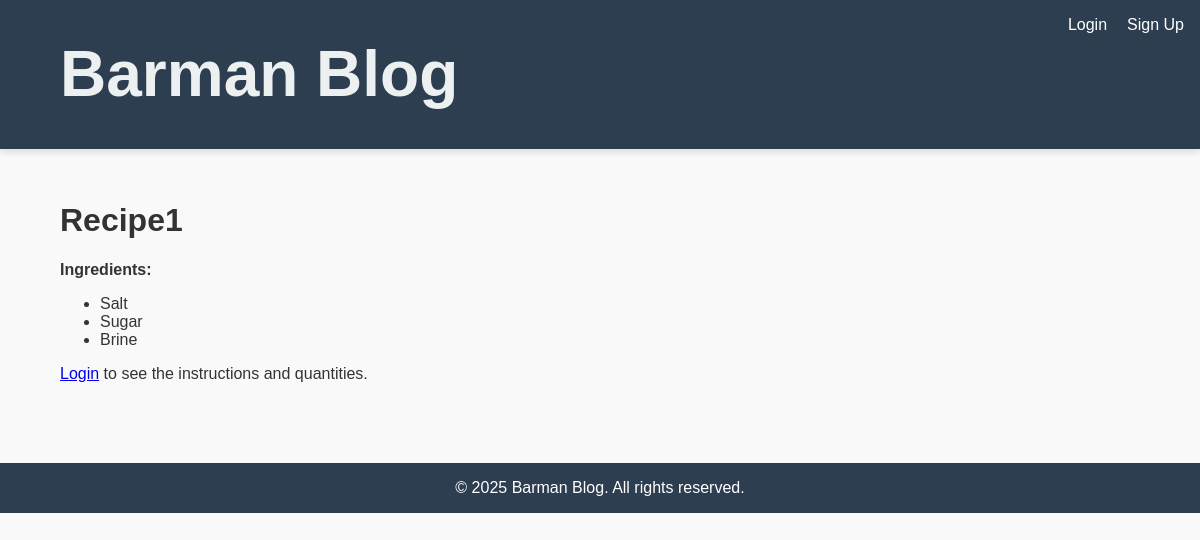
The page /recipes/2/ on the database its author committed.
### recipes/models.py (models this page shows, shortened)
class Recipe(models.Model):
    title = models.CharField(max_length=255)
    instructions = models.TextField()
    author = models.ForeignKey(User, on_delete=models.CASCADE, related_name='recipes')
    ingredients = models.ManyToManyField(Ingredient, through='RecipeIngredient')
    created_at = models.DateTimeField(auto_now_add=True)
    updated_at = models.DateTimeField(auto_now=True)

class RecipeIngredient(models.Model):
    recipe = models.ForeignKey(
        Recipe,
        on_delete=models.CASCADE,
        related_name='recipe_ingredients',  # Updated related_name for clarity
    )
    ingredient = models.ForeignKey(
        Ingredient,
        on_delete=models.CASCADE,
        related_name='recipe_ingredients',  # Updated related_name to avoid conflicts
    )
    quantity = models.DecimalField(max_digits=10, decimal_places=0)

class Ingredient(models.Model):
    name = models.CharField(max_length=255, unique=True)
    unit = models.CharField(max_length=20, choices=[('ml', 'Milliliters'), ('g', 'Grams'), ('tsp', 'Teaspoons'),
                                                    ('tbsp', 'Tablespoons'), ('piece', 'Piece')])

### recipes/views.py (the view)
# urls.py: path('recipes/<int:pk>/', views.recipe_detail, name='recipe_detail'),
def recipe_detail(request, pk):
    recipe = get_object_or_404(Recipe, pk=pk)
    if request.user.is_authenticated:
        return render(request, 'recipes/recipe_detail.html', {'recipe': recipe})
    else:
        return render(request, 'recipes/recipe_guest.html', {'recipe': recipe})

### templates/recipes/recipe_guest.html (shortened to what this page needs)
{% extends 'base.html' %}
{% block content %}
<h1>{{ recipe.title }}</h1>
<p><strong>Ingredients:</strong></p>
<ul>
    {% for recipe_ingredient in recipe.recipe_ingredients.all %}
                <li>
                    {{ recipe_ingredient.ingredient.name }}
                </li>
    {% empty %}
    <li>No ingredients found.</li>
    {% endfor %}
</ul>
<p><a href="/accounts/login/">Login</a> to see the instructions and quantities.</p>
{% endblock %}

### static/css/styles.css (style rules this page uses)
body { font-family: 'Arial', sans-serif; margin: 0; padding: 0; background-color: #f9f9f9; color: #333; }

### rows shown on the page
Recipe: title "Recipe1"
RecipeIngredient: ingredient.name "Salt"
RecipeIngredient: ingredient.name "Sugar"
RecipeIngredient: ingredient.name "Brine"
